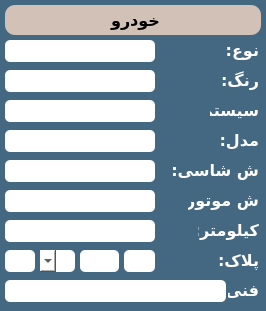
    <widget class="QFrame" name="deal_frame_2">
     <property name="geometry">
      <rect>
       <x>276</x>
       <y>45</y>
       <width>266</width>
       <height>311</height>
      </rect>
     </property>
     <property name="styleSheet">
      <string notr="true">background-color: #456882;
border-radius: 10px;</string>
     </property>
     <property name="frameShape">
      <enum>QFrame::Shape::StyledPanel</enum>
     </property>
     <property name="frameShadow">
      <enum>QFrame::Shadow::Raised</enum>
     </property>
     <widget class="QFrame" name="frame_5">
      <property name="geometry">
       <rect>
        <x>5</x>
        <y>5</y>
        <width>256</width>
        <height>30</height>
       </rect>
      </property>
      <property name="styleSheet">
       <string notr="true">background-color: #D2C1B6;</string>
      </property>
      <property name="frameShape">
       <enum>QFrame::Shape::StyledPanel</enum>
      </property>
      <property name="frameShadow">
       <enum>QFrame::Shadow::Raised</enum>
      </property>
      <widget class="QLabel" name="label_6">
       <property name="geometry">
        <rect>
         <x>85</x>
         <y>0</y>
         <width>70</width>
         <height>30</height>
        </rect>
       </property>
       <property name="font">
        <font>
         <family>Pelak</family>
         <pointsize>12</pointsize>
         <bold>true</bold>
        </font>
       </property>
       <property name="styleSheet">
        <string notr="true"/>
       </property>
       <property name="text">
        <string>خودرو</string>
       </property>
      </widget>
     </widget>
     <widget class="QLabel" name="label_26">
      <property name="geometry">
       <rect>
        <x>228</x>
        <y>280</y>
        <width>31</width>
        <height>20</height>
       </rect>
      </property>
      <property name="font">
       <font>
        <family>IRANSansDN</family>
        <pointsize>12</pointsize>
        <bold>true</bold>
       </font>
      </property>
      <property name="styleSheet">
       <string notr="true">color: rgb(255, 255, 255);</string>
      </property>
      <property name="text">
       <string>فنی: </string>
      </property>
     </widget>
     <widget class="QLabel" name="label_27">
      <property name="geometry">
       <rect>
        <x>210</x>
        <y>250</y>
        <width>49</width>
        <height>20</height>
       </rect>
      </property>
      <property name="font">
       <font>
        <family>IRANSansDN</family>
        <pointsize>12</pointsize>
        <bold>true</bold>
       </font>
      </property>
      <property name="styleSheet">
       <string notr="true">color: rgb(255, 255, 255);</string>
      </property>
      <property name="text">
       <string>پلاک:</string>
      </property>
     </widget>
     <widget class="QLabel" name="label_28">
      <property name="geometry">
       <rect>
        <x>198</x>
        <y>220</y>
        <width>61</width>
        <height>20</height>
       </rect>
      </property>
      <property name="font">
       <font>
        <family>IRANSansDN</family>
        <pointsize>12</pointsize>
        <bold>true</bold>
       </font>
      </property>
      <property name="styleSheet">
       <string notr="true">color: rgb(255, 255, 255);</string>
      </property>
      <property name="text">
       <string>کیلومتر:</string>
      </property>
     </widget>
     <widget class="QLabel" name="label_29">
      <property name="geometry">
       <rect>
        <x>168</x>
        <y>160</y>
        <width>91</width>
        <height>20</height>
       </rect>
      </property>
      <property name="font">
       <font>
        <family>IRANSansDN</family>
        <pointsize>12</pointsize>
        <bold>true</bold>
       </font>
      </property>
      <property name="styleSheet">
       <string notr="true">color: rgb(255, 255, 255);</string>
      </property>
      <property name="text">
       <string>ش شاسی:</string>
      </property>
     </widget>
     <widget class="QLabel" name="label_30">
      <property name="geometry">
       <rect>
        <x>210</x>
        <y>130</y>
        <width>49</width>
        <height>20</height>
       </rect>
      </property>
      <property name="font">
       <font>
        <family>IRANSansDN</family>
        <pointsize>12</pointsize>
        <bold>true</bold>
       </font>
      </property>
      <property name="styleSheet">
       <string notr="true">color: rgb(255, 255, 255);</string>
      </property>
      <property name="text">
       <string>مدل:</string>
      </property>
     </widget>
     <widget class="QLabel" name="label_31">
      <property name="geometry">
       <rect>
        <x>210</x>
        <y>40</y>
        <width>49</width>
        <height>20</height>
       </rect>
      </property>
      <property name="font">
       <font>
        <family>IRANSansDN</family>
        <pointsize>12</pointsize>
        <bold>true</bold>
       </font>
      </property>
      <property name="styleSheet">
       <string notr="true">color: rgb(255, 255, 255);</string>
      </property>
      <property name="text">
       <string>نوع:</string>
      </property>
     </widget>
     <widget class="QLabel" name="label_32">
      <property name="geometry">
       <rect>
        <x>188</x>
        <y>190</y>
        <width>71</width>
        <height>20</height>
       </rect>
      </property>
      <property name="font">
       <font>
        <family>IRANSansDN</family>
        <pointsize>12</pointsize>
        <bold>true</bold>
       </font>
      </property>
      <property name="styleSheet">
       <string notr="true">color: rgb(255, 255, 255);</string>
      </property>
      <property name="text">
       <string>ش موتور:</string>
      </property>
     </widget>
     <widget class="QLabel" name="label_33">
      <property name="geometry">
       <rect>
        <x>210</x>
        <y>100</y>
        <width>49</width>
        <height>20</height>
       </rect>
      </property>
      <property name="font">
       <font>
        <family>IRANSansDN</family>
        <pointsize>12</pointsize>
        <bold>true</bold>
       </font>
      </property>
      <property name="styleSheet">
       <string notr="true">color: rgb(255, 255, 255);</string>
      </property>
      <property name="text">
       <string>سیستم:</string>
      </property>
     </widget>
     <widget class="QLabel" name="label_34">
      <property name="geometry">
       <rect>
        <x>168</x>
        <y>70</y>
        <width>91</width>
        <height>20</height>
       </rect>
      </property>
      <property name="font">
       <font>
        <family>IRANSansDN</family>
        <pointsize>12</pointsize>
        <bold>true</bold>
       </font>
      </property>
      <property name="styleSheet">
       <string notr="true">color: rgb(255, 255, 255);</string>
      </property>
      <property name="text">
       <string>رنگ:</string>
      </property>
     </widget>
     <widget class="QLineEdit" name="car_body_id">
      <property name="geometry">
       <rect>
        <x>5</x>
        <y>160</y>
        <width>150</width>
        <height>22</height>
       </rect>
      </property>
      <property name="styleSheet">
       <string notr="true">background-color: rgb(255, 255, 255);
border-radius: 5px;</string>
      </property>
     </widget>
     <widget class="QLineEdit" name="car_motor_id">
      <property name="geometry">
       <rect>
        <x>5</x>
        <y>190</y>
        <width>150</width>
        <height>22</height>
       </rect>
      </property>
      <property name="styleSheet">
       <string notr="true">background-color: rgb(255, 255, 255);
border-radius: 5px;</string>
      </property>
     </widget>
     <widget class="QLineEdit" name="car_kilometer">
      <property name="geometry">
       <rect>
        <x>5</x>
        <y>220</y>
        <width>150</width>
        <height>22</height>
       </rect>
      </property>
      <property name="styleSheet">
       <string notr="true">background-color: rgb(255, 255, 255);
border-radius: 5px;</string>
      </property>
     </widget>
     <widget class="QLineEdit" name="pelak_two">
      <property name="geometry">
       <rect>
        <x>5</x>
        <y>250</y>
        <width>30</width>
        <height>22</height>
       </rect>
      </property>
      <property name="styleSheet">
       <string notr="true">background-color: rgb(255, 255, 255);
border-radius: 5px;</string>
      </property>
     </widget>
     <widget class="QComboBox" name="pelak_alpha">
      <property name="geometry">
       <rect>
        <x>40</x>
        <y>250</y>
        <width>35</width>
        <height>22</height>
       </rect>
      </property>
      <property name="font">
       <font>
        <family>IRANSansDN</family>
        <pointsize>9</pointsize>
        <bold>true</bold>
       </font>
      </property>
      <property name="layoutDirection">
       <enum>Qt::LayoutDirection::RightToLeft</enum>
      </property>
      <property name="styleSheet">
       <string notr="true">background-color: rgb(255, 255, 255);
border-radius: 5px;</string>
      </property>
     </widget>
     <widget class="QLineEdit" name="pelak_three">
      <property name="geometry">
       <rect>
        <x>80</x>
        <y>250</y>
        <width>39</width>
        <height>22</height>
       </rect>
      </property>
      <property name="styleSheet">
       <string notr="true">background-color: rgb(255, 255, 255);
border-radius: 5px;</string>
      </property>
     </widget>
     <widget class="QLineEdit" name="pelak_iran">
      <property name="geometry">
       <rect>
        <x>124</x>
        <y>250</y>
        <width>31</width>
        <height>22</height>
       </rect>
      </property>
      <property name="styleSheet">
       <string notr="true">background-color: rgb(255, 255, 255);
border-radius: 5px;</string>
      </property>
     </widget>
     <widget class="QLineEdit" name="car_info">
      <property name="geometry">
       <rect>
        <x>5</x>
        <y>280</y>
        <width>221</width>
        <height>22</height>
       </rect>
      </property>
      <property name="styleSheet">
       <string notr="true">background-color: rgb(255, 255, 255);
border-radius: 5px;</string>
      </property>
     </widget>
     <widget class="QLineEdit" name="car_type">
      <property name="geometry">
       <rect>
        <x>5</x>
        <y>40</y>
        <width>150</width>
        <height>22</height>
       </rect>
      </property>
      <property name="styleSheet">
       <string notr="true">background-color: rgb(255, 255, 255);
border-radius: 5px;</string>
      </property>
     </widget>
     <widget class="QLineEdit" name="car_color">
      <property name="geometry">
       <rect>
        <x>5</x>
        <y>70</y>
        <width>150</width>
        <height>22</height>
       </rect>
      </property>
      <property name="styleSheet">
       <string notr="true">background-color: rgb(255, 255, 255);
border-radius: 5px;</string>
      </property>
     </widget>
     <widget class="QLineEdit" name="car_system">
      <property name="geometry">
       <rect>
        <x>5</x>
        <y>100</y>
        <width>150</width>
        <height>22</height>
       </rect>
      </property>
      <property name="styleSheet">
       <string notr="true">background-color: rgb(255, 255, 255);
border-radius: 5px;</string>
      </property>
     </widget>
     <widget class="QLineEdit" name="car_model">
      <property name="geometry">
       <rect>
        <x>5</x>
        <y>130</y>
        <width>150</width>
        <height>22</height>
       </rect>
      </property>
      <property name="styleSheet">
       <string notr="true">background-color: rgb(255, 255, 255);
border-radius: 5px;</string>
      </property>
     </widget>
    </widget>
